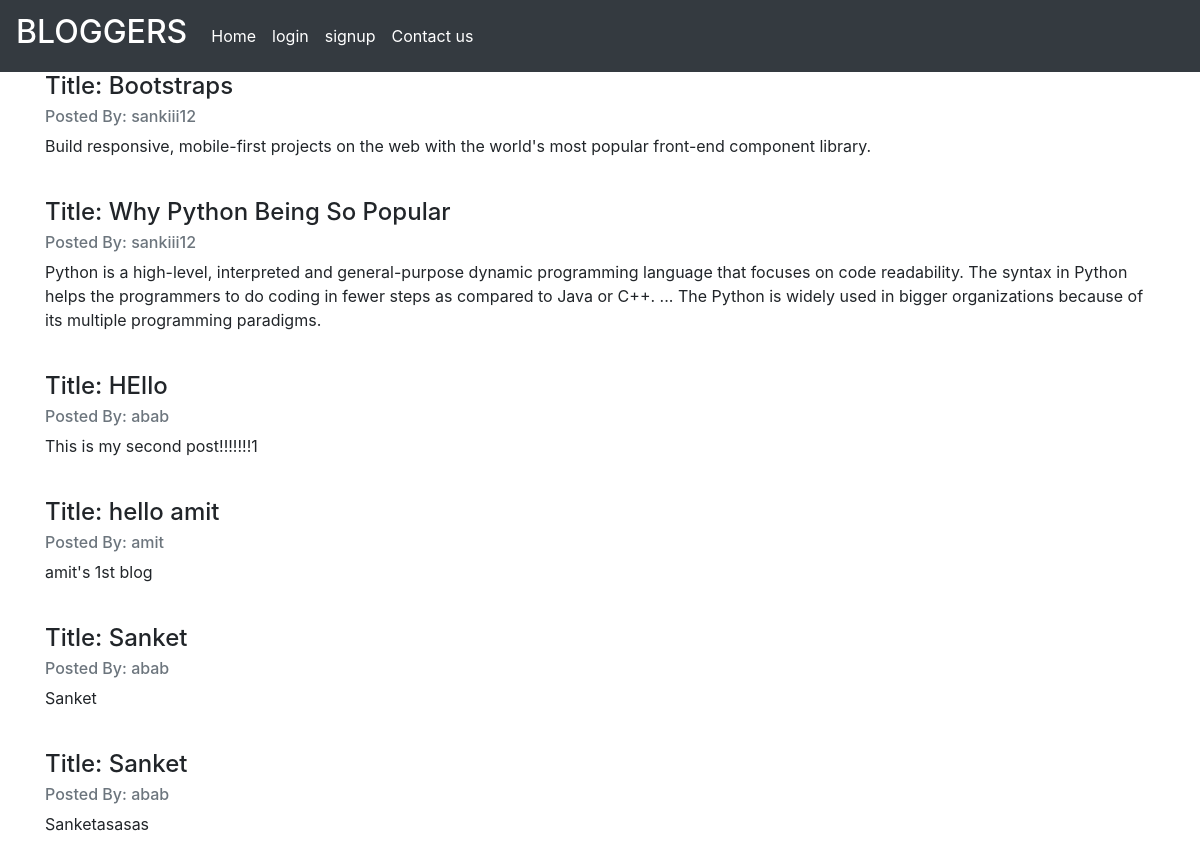
The page / on the database its author committed.
### home/models.py (models this page shows, shortened)
class post(models.Model):
   title=models.CharField(max_length=150)
   content=models.TextField() # for large text content
   posted_on=models.DateTimeField(default=timezone.now())
   posted_by=models.ForeignKey(User,on_delete=models.CASCADE) #we need foreign key as we need reference from another table...

### home/views.py (the view)
# urls.py: path('',views.index1 ),
def index1(req):
    posts=post.objects.all()
    return render(req,'home/index1.html',{'posts':posts})

### home/templates/home/index1.html (shortened to what this page needs)
<!doctype html>
<html lang="en">
<head>
    <link rel="stylesheet" href="https://stackpath.bootstrapcdn.com/bootstrap/4.3.1/css/bootstrap.min.css">
</head>
<body>
    <form method="POST" action="/addpost/">
        <nav class="navbar navbar-expand-lg navbar-dark bg-dark">
            <a class="navbar-brand" href="#">
                <h2>BLOGGERS</h2>
            </a>
            <div class="collapse navbar-collapse" id="navbarSupportedContent">
                <ul class="navbar-nav mr-auto">
                    <li class="nav-item active">
                        <a class="nav-link" href={% url 'home:index' %}> Home <span class="sr-only">(current)</span></a>
                    </li>
                    <li class="nav-item active">
                        <a class="nav-link" href={% url 'home:login' %}>login</a>
                    </li>
                    <li class="nav-item active">
                        <a class="nav-link " href={% url 'home:signup' %}>signup</a>
                    </li>
                    <li class="nav-item active">
                        <a class="nav-link" href={% url 'home:contactus' %}> Contact us <span class="sr-only">(current)</span></a>
                    </li>
                </ul>
            </div>
        </nav>
    </form>
    <div class="container">
        {% for post in posts %}
        <h4 class="card-title">Title: {{post.title}}</h4>
        <h6 class="card-subtitle mb-2 text-muted">Posted By: {{post.posted_by}}</h6>
        <p class="card-text">{{post.content}}</p>
        <br> {% endfor %}
    </div>
</body>
</html>

### rows shown on the page
post: title "Bootstraps", posted_by "sankiii12", content "Build responsive, mobile-first projects on the web with the world's most popular front-end component library."
post: title "Why Python Being So Popular", posted_by "sankiii12", content "Python is a high-level, interpreted and general-purpose dynamic programming language that focuses on code readability. The syntax in Python helps the programmers to do coding in fewer steps as compared to Java or C++. ... The Python is widely used in bigger organizations because of its multiple programming paradigms."
post: title "HEllo", posted_by "abab", content "This is my second post!!!!!!!1"
post: title "hello amit", posted_by "amit", content "amit's 1st blog"
post: title "Sanket", posted_by "abab", content "Sanket"
post: title "Sanket", posted_by "abab", content "Sanketasasas"
